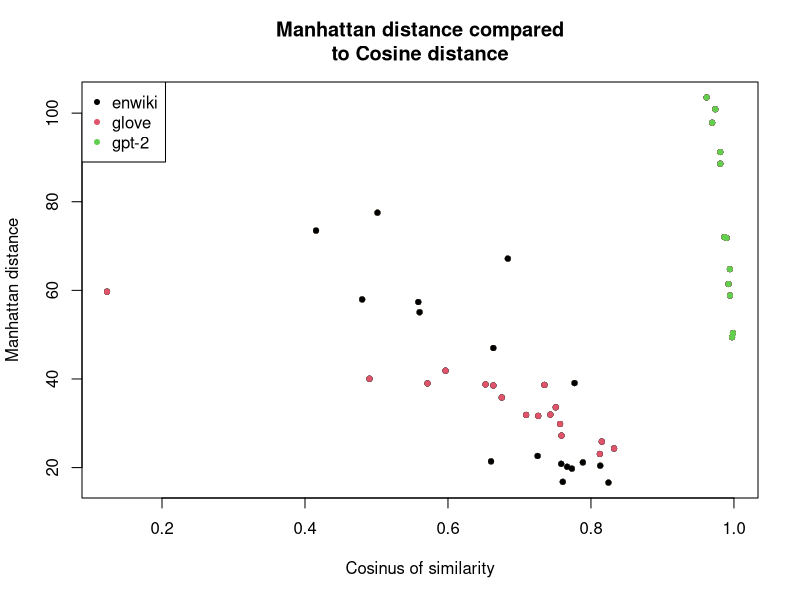

Reproduce this figure in R.
## ---- chunk 1
knitr::opts_chunk$set(echo = TRUE)
## ---- chunk 2
model <- read.csv2("generatedDump.csv",dec = ".")
## ---- chunk 3
plot(model$Cosine,model$Manhattan, pch = 20, main = "Manhattan distance compared\nto Cosine distance",
     ylab = "Manhattan distance", xlab = "Cosinus of similarity")

coloredPlot = 1
for (chatmodel in model$Model) {
  points(model$Cosine[which(model$Model == chatmodel)],
         model$Manhattan[which(model$Model == chatmodel)], 
         pch = 20, col = coloredPlot)
  coloredPlot = coloredPlot + 1
}

legend("topleft",legend = unique(model$Model),col = 1:3, pch = 20)

